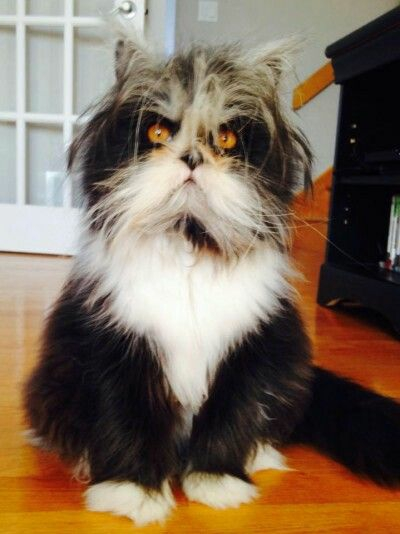
#> input picture Machine-Learning/Dogs vs. Cats Classifier/data/dogcat.jpeg, 400 x 534 px, given in place of the camera
$ python AirDraw.py
#> lines starting #> are read from the running program, lines starting #| are printed output that depends on the picture; after the words box and inside, x2 and y2 are one past the last pixel; in counts of white or black regions, pixels touching at a corner belong together
#> further down, img is the input picture: shape (534, 400, 3); mean B, G, R 90.2, 108.2, 126
import cv2
import numpy as np
frameWidth = 680
frameHeight = 540
cap = cv2.VideoCapture(0)   # 0 is the default webcam, else we need to specify the camera id.

#setting the settings of the video : 3 - is the width id, 4 - is the height id, 10 - is the brightness id.
cap.set(3,frameWidth)
cap.set(4,frameHeight)
cap.set(10,150)

myColors = [[5,107,160,19,255,255],
            [123,75,0,179,255,255],
            [102,130,0,170,255,164],
            [70,97,51,89,255,255]]

myColorValues = [[13,138,229],  #BGR
                 [229,13,207],
                 [229,48,13],
                 [20,229,13]]

myPoints = [] #[x , y ,colorID]

def findColor(img,myColors,myColorValues):
    imgHSV = cv2.cvtColor(img, cv2.COLOR_BGR2HSV)
#> imgHSV: shape (534, 400, 3); mean H, S, V 53, 86.2, 128.1
    count = 0
    newPoints=[]
    for color in myColors:
        lower = np.array(color[0:3])
        upper = np.array(color[3:6])
        mask = cv2.inRange(imgHSV,lower,upper)
        x,y = getCountours(mask)
        cv2.circle(imgResult,(x,y),10,myColorValues[count],cv2.FILLED)
        if x!=0 and y!=0:
            newPoints.append([x,y,count])
        count +=1
#> this loop made 4 passes
#> (x, y) on passes 1 to 4: (307, 260), (367, 120), (0, 0), (0, 0)
#> pass 1, in findColor, `mask = cv2.inRange(imgHSV,lower,upper)`:
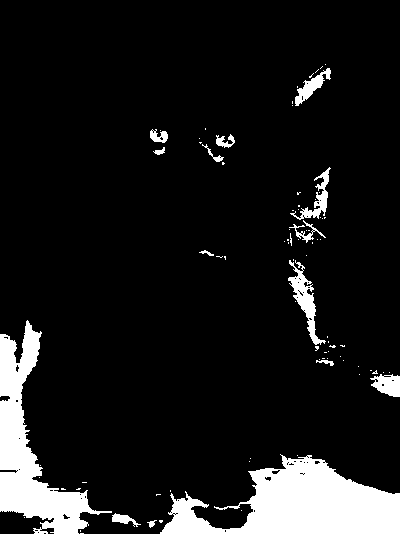
#> mask: shape (534, 400); 10.1% white; 85 white regions (70 under 20 px), largest, box (x1, y1, x2, y2) and area: (160, 454, 400, 534) 10560, (0, 320, 112, 534) 7574, (288, 260, 326, 345) 910
#> pass 2, in findColor, `mask = cv2.inRange(imgHSV,lower,upper)`:
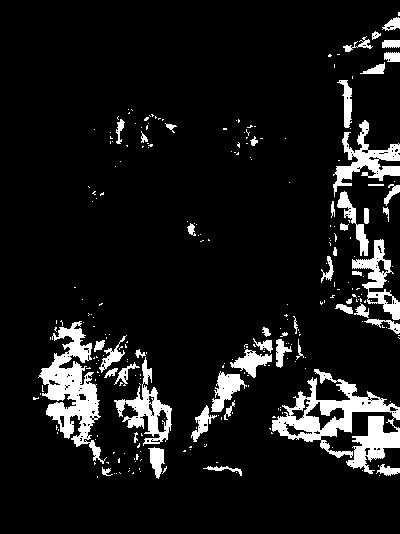
#> mask: shape (534, 400); 9.3% white; 266 white regions (215 under 20 px), largest, box (x1, y1, x2, y2) and area: (272, 369, 400, 474) 4712, (38, 321, 107, 464) 3752, (333, 120, 400, 197) 1667
#> pass 3, in findColor, `mask = cv2.inRange(imgHSV,lower,upper)`:
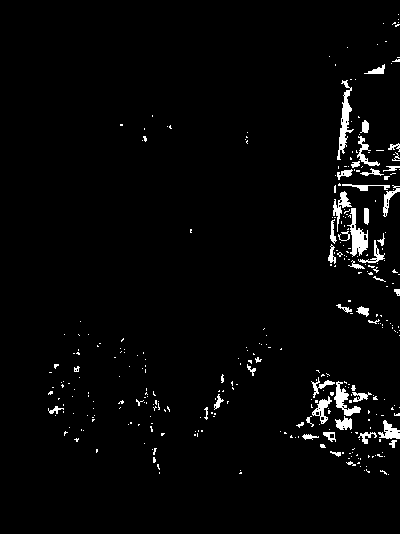
#> mask: shape (534, 400); 2.7% white; 334 white regions (286 under 20 px), largest, box (x1, y1, x2, y2) and area: (337, 80, 354, 160) 471, (347, 208, 368, 257) 447, (334, 381, 361, 416) 332
#> after the loop:
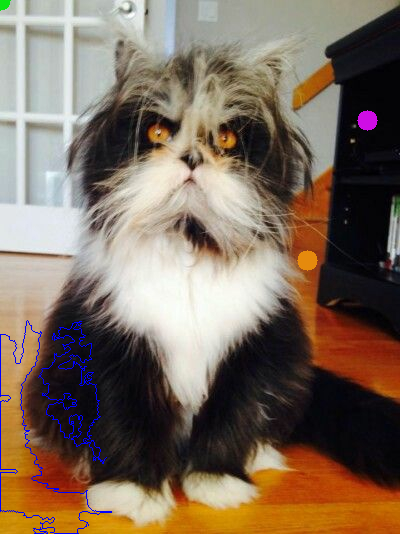
#> imgResult: shape (534, 400, 3); 1.12% of pixels changed, all inside (x1, y1, x2, y2) = (0, 0, 378, 534)
#> after the loop: mask: shape (534, 400); every value is 0
#> after the loop, count = 4; newPoints = [[307, 260, 0], [367, 120, 1]]
    return newPoints

def drawOnCanvas(myPoints, myColorValues):
    for point in myPoints:
        cv2.circle(imgResult,(point[0],point[1]),9,myColorValues[point[2]],cv2.FILLED)

def getCountours(img):
    x,y,w,h = 0,0,0,0
    contours , hierarchy = cv2.findContours(img,cv2.RETR_EXTERNAL,cv2.CHAIN_APPROX_NONE) #retrievs the outer edges
    for cnt in contours:
        area = cv2.contourArea(cnt)
        if area >500: #for some reason the 7th shape has area of 2.5 , while the others have more than 1000
            peri = cv2.arcLength(cnt,True)
            #approximate how many corners points :
            approx = cv2.approxPolyDP(cnt, 0.02*peri,True)
            if(len(approx)<8):
                cv2.drawContours(imgResult, cnt, -1, (255,0,0),1)

            # getting a bounding box properties from the corners approx
            x,y,w,h = cv2.boundingRect(approx)

    return x+w//2,y

# [38 lines of commented-out code are left out]

while True:
    success, img = cap.read()
    imgResult = img.copy()
    newPoints = findColor(img,myColors,myColorValues)
#> newPoints = [[307, 260, 0], [367, 120, 1]]
    if len(newPoints)!=0:
        for newpoint in newPoints:
            myPoints.append(newpoint)
#> this loop made 2 passes
#> after the loop, myPoints = [[307, 260, 0], [367, 120, 1]]
    if len(myPoints)!=0:
        drawOnCanvas(myPoints,myColorValues)
#> the loop in drawOnCanvas, `for point in myPoints:` made 2 passes

    cv2.imshow("live feed",imgResult)
    if cv2.waitKey(1) & 0xFF == ord('q'):   #somekind of mask with the key (the mask is AND 0xFF)
#> (key q is pressed here)
        break
